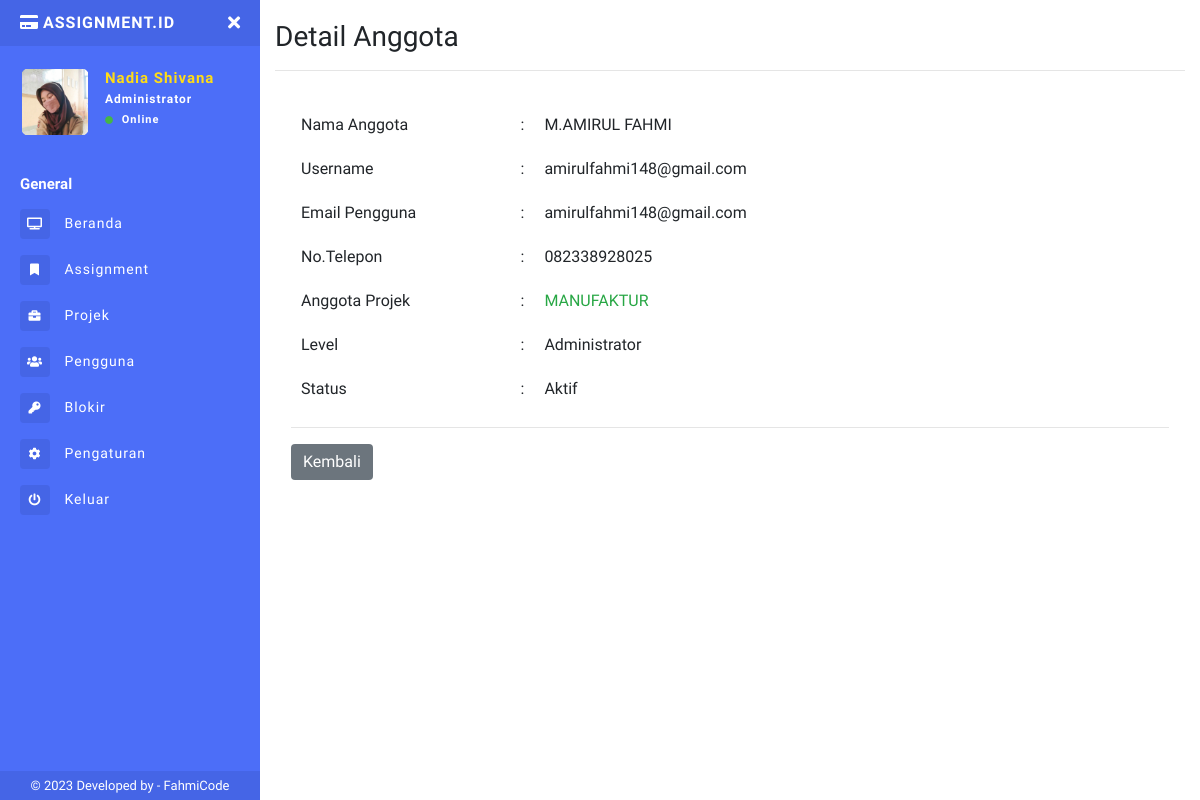
/app/detail-anggota.php?kode=0361th&id=52 (signed in), run on the app's committed database.
### tables this page shows
CREATE TABLE `tb_pengguna` (
  `id` int(11) NOT NULL,
  `nama` varchar(50) NOT NULL,
  `username` varchar(30) NOT NULL,
  `password` varchar(40) NOT NULL,
  `email` varchar(50) NOT NULL,
  `tlpn` varchar(20) NOT NULL,
  `level` enum('Member','Leader','Administrator') NOT NULL,
  `logo` varchar(40) NOT NULL,
  `status` tinyint(4) NOT NULL,
  `kd_projek` varchar(20) NOT NULL,
  `created_at` timestamp NOT NULL DEFAULT current_timestamp(),
  `update_at` datetime DEFAULT NULL
);

CREATE TABLE `tb_projek` (
  `kode_projek` char(12) NOT NULL,
  `nama` varchar(50) NOT NULL,
  `deskripsi` text NOT NULL,
  `token_projek` char(6) NOT NULL,
  `progress_projek` int(5) NOT NULL,
  `target_selesai` date DEFAULT NULL,
  `status` tinyint(4) NOT NULL,
  `created_by` varchar(10) NOT NULL,
  `created_at` date DEFAULT NULL,
  `update_at` datetime DEFAULT NULL
);

### app/detail-anggota.php (the view, shortened to what this page needs)
<?php
include 'sidebar.php';
$query_projek = "SELECT * FROM tb_projek WHERE kode_projek = '" . $_GET['kode'] . "'";
$run_projek = mysqli_query($conn, $query_projek);
if (mysqli_num_rows($run_projek) > 0) {
  $projek = mysqli_fetch_object($run_projek);
  $query = "SELECT * FROM tb_pengguna WHERE id = '" . $_GET['id'] . "'";
  $run = mysqli_query($conn, $query);
  $p = mysqli_fetch_object($run);
?>
  <h1 class="h3 mb-0">
    Detail Anggota
  </h1>
  <hr>
  <div class="modal-body">
    <table border="0" width="100%" cellpadding="10px" style="padding-left: 2px; padding-right: 13px;">
      <tbody>
        <tr>
          <td width="25%" valign="top" class="text">Nama Anggota</td>
          <td width="2%">:</td>
          <td><?= $p->nama; ?></td>
        </tr>
        <tr>
          <td class="text">Username</td>
          <td>:</td>
          <td><?= $p->username; ?></td>
        </tr>
        <tr>
          <td class="textt">Email Pengguna</td>
          <td>:</td>
          <td><?= $p->email; ?></td>
        </tr>
        <tr>
          <td class="text">No.Telepon</td>
          <td>:</td>
          <td><?= $p->tlpn; ?></td>
        </tr>
        <tr>
          <td class="text">Anggota Projek</td>
          <td>:</td>
          <td class="text-success"><?= $projek->nama; ?></td>
        </tr>
        <tr>
          <td class="text">Level</td>
          <td>:</td>
          <td><?= $p->level; ?></td>
        </tr>
        <tr>
          <td class="text">Status</td>
          <td>:</td>
          <td><?= $p->status = 1 ? "Aktif" : "Tidak Aktif"; ?></td>
        </tr>
      </tbody>
    </table>
    <hr>
    <button type="button" class="btn btn-secondary text-left" onclick="history.back(-1)">Kembali</button>
  </div>
<?php } else { ?>
  <script>
    window.location = 'anggota.php'
  </script>
<?php } ?>
<?php include "footer.php" ?>

### app/sidebar.php (shortened to what this page needs)
<?php
include '../connection/koneksi.php';
$query = "SELECT * FROM tb_pengguna WHERE id = '" .  $_COOKIE['id'] . "'";
$run = mysqli_query($conn, $query);
$d = mysqli_fetch_array($run);
?>
<!DOCTYPE html>
<html>
<head>
  <link rel="stylesheet" href="https://maxcdn.bootstrapcdn.com/bootstrap/4.0.0/css/bootstrap.min.css">
  <link href="../assets/css/style.css" rel="stylesheet">
  <link href="https://use.fontawesome.com/releases/v5.0.6/css/all.css" rel="stylesheet">
  <link href="../assets/vendor/datatables/dataTables.bootstrap4.min.css" rel="stylesheet">
  <link href="../assets/vendor/datatables/responsive.bootstrap4.min.css" rel="stylesheet">
</head>
<body>
  <div class="page-wrapper chiller-theme toggled">
    <nav id="sidebar" class="sidebar-wrapper">
      <div class="sidebar-content">
        <div class="sidebar-brand">
          <a href="./"><i class="fa fa-credit-card mr-1 text-uppercase"></i>assignment.id</a>
          <div id="close-sidebar">
            <i class="fas fa-times"></i>
          </div>
        </div>
        <div class="sidebar-header">
          <div class="user-pic" style="height:70px;width:70px;">
            <img class="img-responsive img-rounded" src="../uploads/profil/<?= $d['logo']; ?>" alt="User picture">
          </div>
          <div class="user-info">
            <span class="user-name"><?= $d['nama']; ?>
            </span>
            <span class="user-role"><?= $d['level'] ?> <?= $d['level'] != 'Administrator' ? 'Team' : '' ?></span>
            <span class="user-status">
              <i class="fa fa-circle"></i>
              <span>Online</span>
            </span>
          </div>
        </div>
        <div class="sidebar-menu">
          <ul>
            <li class="header-menu">
              <span>General</span>
            </li>
            <li>
              <a href="index.php">
                <i class="fas fa-tv"></i>
                <span>Beranda</span>
              </a>
            </li>
            <li>
              <a href="info-task.php">
                <i class="fa fa-fw fa-bookmark"></i>
                <span>Assignment</span>
              </a>
            </li>
            <?php
            if ($d['level'] == "Administrator" || $d['level'] == "Leader") { ?>
              <li class="nav-item">
                <a class="nav-link collapsed" href="#" data-toggle="collapse" data-target="#collapseTwo" aria-expanded="true" aria-controls="collapseTwo">
                  <i class="fa fa-briefcase"></i>
                  <span>Projek</span>
                </a>
              </li>
            <?php } ?>
            <?php
            if ($d['level'] == "Administrator") { ?>
              <li>
                <a href="pengguna.php">
                  <i class="fas fa-users"></i>
                  <span>Pengguna</span>
                </a>
              </li>
              <li>
                <a href="daftar-blokir.php">
                  <i class="fas fa-key"></i>
                  <span>Blokir</span>
                </a>
              </li>
            <?php  }  ?>
            <li>
              <a href="pengaturan.php">
                <i class="fa fa-cog"></i>
                <span>Pengaturan</span>
              </a>
            </li>
            <li>
              <a href="#Exit" data-toggle="modal">
                <i class="fa fa-power-off"></i>
                <span>Keluar</span>
              </a>
            </li>
          </ul>
        </div>
      </div>
      <div class="sidebar-footer">
        © 2023 Developed by - <a target="_blank" rel="noopener noreferrer" href="https://fahmi965.000webhostapp.com/Portofolio.html">
          FahmiCode</a>
      </div>
    </nav>
    <main class="page-content">
      <div class="container-fluid">

### data on the page
tb_pengguna: logo (picture), nama "Nadia Shivana", level "Administrator"
tb_pengguna: nama "M.AMIRUL FAHMI", username "amirulfahmi148@gmail.com", email "amirulfahmi148@gmail.com", tlpn "082338928025", level "Administrator"
tb_projek: nama "MANUFAKTUR"

### other printed values
$p->status = 1 ? "Aktif" : "Tidak Aktif" "Aktif"
